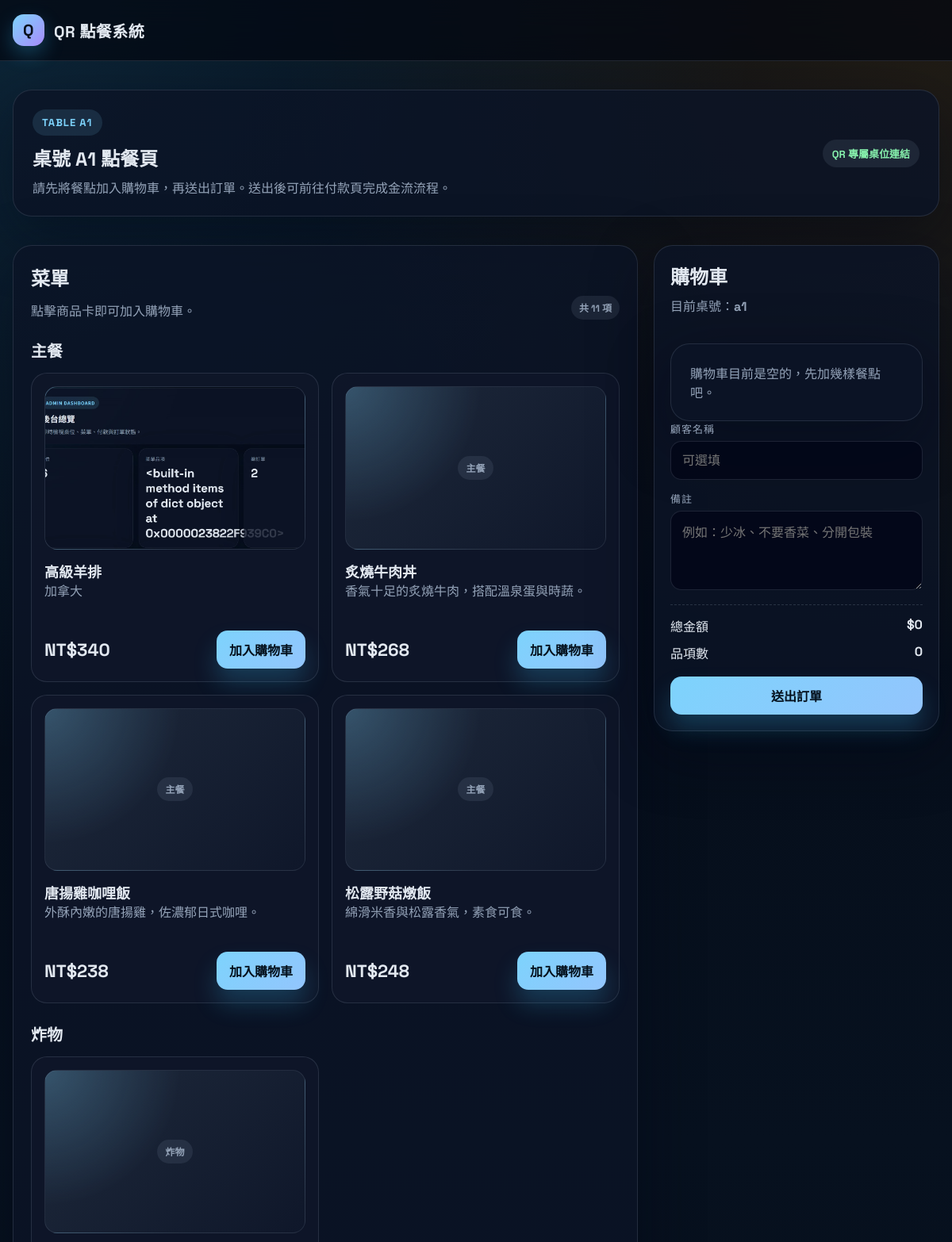
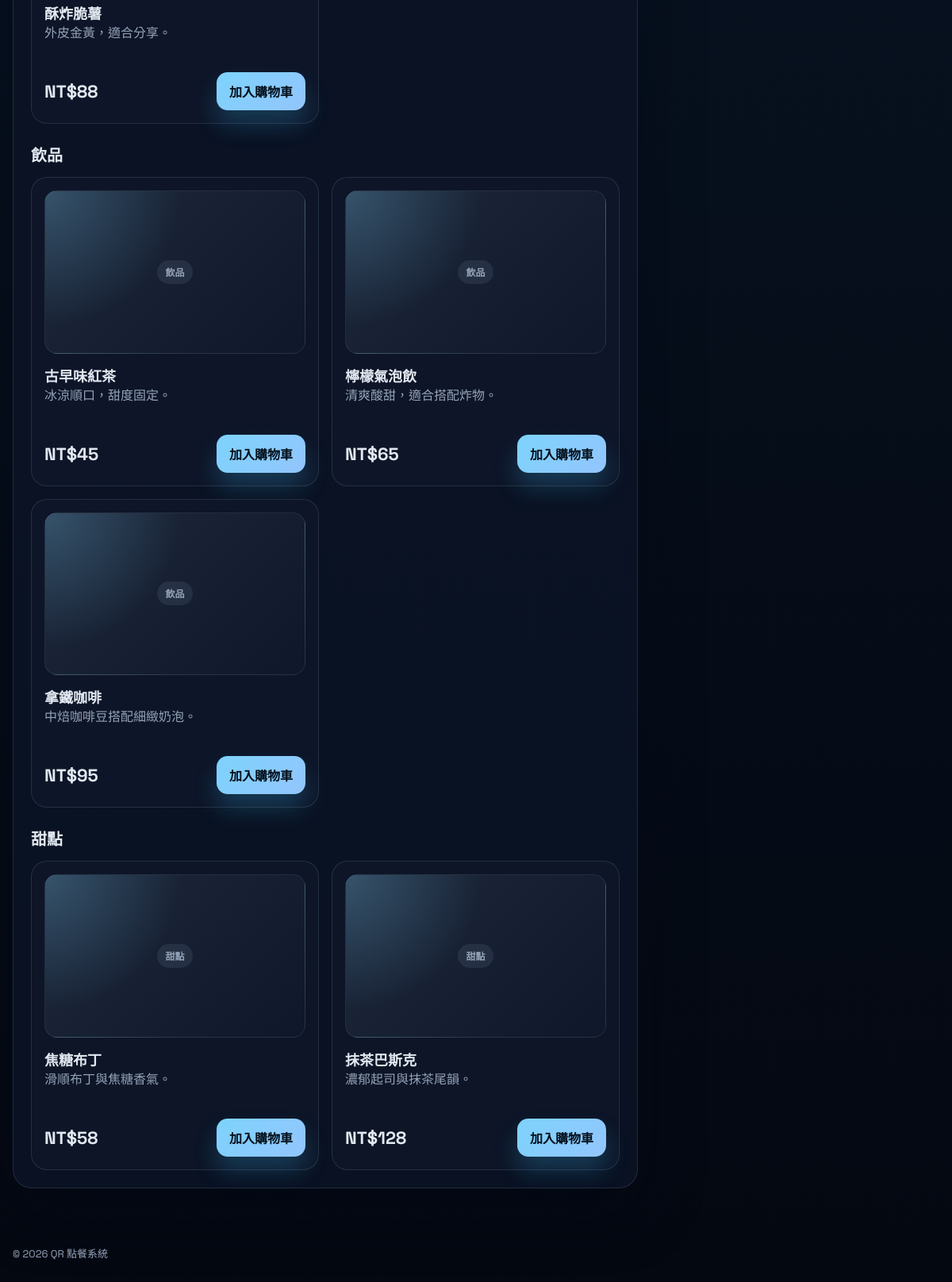
The page /t/a1 on the database its author committed (2 pictures, top to bottom).
### tables this page shows
CREATE TABLE restaurant_tables (
                id         INTEGER PRIMARY KEY AUTOINCREMENT,
                name       TEXT    NOT NULL,
                slug       TEXT    NOT NULL UNIQUE,
                is_active  INTEGER NOT NULL DEFAULT 1,
                created_at TEXT    NOT NULL DEFAULT CURRENT_TIMESTAMP
            );

CREATE TABLE menu_items (
                id           INTEGER PRIMARY KEY AUTOINCREMENT,
                category_id  INTEGER,
                name         TEXT    NOT NULL,
                description  TEXT    NOT NULL DEFAULT '',
                price        INTEGER NOT NULL,
                image_url    TEXT    NOT NULL DEFAULT '',
                is_available INTEGER NOT NULL DEFAULT 1,
                sort_order   INTEGER NOT NULL DEFAULT 0,
                created_at   TEXT    NOT NULL DEFAULT CURRENT_TIMESTAMP,
                FOREIGN KEY (category_id) REFERENCES menu_categories(id) ON DELETE SET NULL
            );

CREATE TABLE menu_categories (
                id         INTEGER PRIMARY KEY AUTOINCREMENT,
                name       TEXT    NOT NULL,
                sort_order INTEGER NOT NULL DEFAULT 0
            );

### app.py (the view)
@app.route("/t/<slug>")
def table_page(slug):
    conn = db.get_db()
    table = db.get_table_by_slug(conn, slug)
    if not table or not table["is_active"]:
        conn.close()
        abort(404)
    menu_groups = db.grouped_menu_items(conn)
    conn.close()
    all_items = [item for g in menu_groups for item in g["menu_list"]]
    total_items = len(all_items)
    return render_template(
        "order/table.html",
        table=table,
        menu_groups=menu_groups,
        menu_items_json=json.dumps(all_items, ensure_ascii=False),
        total_items=total_items,
    )

### app.py (called while the page is built)
@app.template_global()
def money(value):
    return db.money(value)

@app.context_processor
def inject_globals():
    path = request.path
    is_customer = path.startswith("/t/") or path.startswith("/order/") or path.startswith("/payment/")
    return {
        "is_admin": is_admin_request(),
        "is_customer": is_customer,
        "current_year": datetime.now().year,
    }

### auth.py (called while the page is built)
def admin_password() -> str:
    return os.environ.get("ADMIN_PASSWORD", "admin123")

def admin_secret() -> str:
    return os.environ.get("ADMIN_SECRET", "change-this-secret")

def admin_token() -> str:
    return hmac.new(
        admin_secret().encode(),
        admin_password().encode(),
        hashlib.sha256
    ).hexdigest()

def is_admin_request() -> bool:
    cookie = request.cookies.get("admin_auth", "")
    return hmac.compare_digest(cookie, admin_token())

### db.py (called while the page is built)
def get_db() -> sqlite3.Connection:
    conn = sqlite3.connect(str(DB_PATH))
    conn.row_factory = sqlite3.Row
    conn.execute("PRAGMA journal_mode=WAL")
    conn.execute("PRAGMA foreign_keys=ON")
    return conn

def money(value: int) -> str:
    try:
        v = int(value or 0)
    except (TypeError, ValueError):
        v = 0
    return f"NT${v:,}"

def row_to_dict(row) -> dict:
    return dict(row) if row else None

def rows_to_list(rows) -> list:
    return [dict(r) for r in rows]

def get_all_menu_items(conn):
    return rows_to_list(conn.execute("""
        SELECT mi.*, mc.name AS category_name, mc.sort_order AS category_sort
        FROM menu_items mi
        LEFT JOIN menu_categories mc ON mc.id = mi.category_id
        ORDER BY COALESCE(mc.sort_order,999), COALESCE(mi.sort_order,999), mi.id
    """).fetchall())

def grouped_menu_items(conn) -> list:
    rows = get_all_menu_items(conn)
    groups = []
    seen = {}
    for row in rows:
        key = row["category_id"] or 0
        if key not in seen:
            g = {
                "id": row["category_id"],
                "name": row["category_name"] or "未分類",
                "sort_order": row["category_sort"] if row["category_sort"] is not None else 999,
                "menu_list": []
            }
            seen[key] = g
            groups.append(g)
        seen[key]["menu_list"].append(row)
    return groups

def get_table_by_slug(conn, slug: str):
    return row_to_dict(conn.execute("SELECT * FROM restaurant_tables WHERE slug=? LIMIT 1", (slug,)).fetchone())

### templates/order/table.html (shortened to what this page needs)
{% extends "base.html" %}
{% block content %}
<section class="hero">
  <div class="container banner">
    <div>
      <div class="eyebrow">Table {{ table.name }}</div>
      <div class="big" style="margin-top:10px">桌號 {{ table.name }} 點餐頁</div>
      <div class="muted" style="margin-top:8px">請先將餐點加入購物車，再送出訂單。送出後可前往付款頁完成金流流程。</div>
    </div>
    <div class="status-pill status-ready">QR 專屬桌位連結</div>
  </div>
</section>
<section class="container grid menu-grid" data-order-page data-table-slug="{{ table.slug }}">
  <div class="panel">
    <div class="toolbar" style="justify-content:space-between;align-items:flex-end;margin-bottom:12px">
      <div>
        <h2>菜單</h2>
        <div class="muted">點擊商品卡即可加入購物車。</div>
      </div>
      <div class="badge">共 {{ total_items }} 項</div>
    </div>
    {% for group in menu_groups %}
    {% if group.menu_list %}
    <div class="category">
      <h3>{{ group.name }}</h3>
      <div class="menu-list">
        {% for item in group.menu_list %}
        {% if item.is_available %}
        <article class="menu-item">
          <div class="menu-media">
            {% if item.image_url %}
            <img src="{{ item.image_url }}" alt="{{ item.name }}" />
            {% else %}
            <div class="badge">{{ item.category_name or 'MENU' }}</div>
            {% endif %}
          </div>
          <div>
            <h4>{{ item.name }}</h4>
            <p>{{ item.description }}</p>
          </div>
          <div class="menu-item-footer">
            <div class="price">{{ money(item.price) }}</div>
            <button type="button" class="btn" data-add-to-cart data-id="{{ item.id }}">加入購物車</button>
          </div>
        </article>
        {% endif %}
        {% endfor %}
      </div>
    </div>
    {% endif %}
    {% endfor %}
  </div>
  <aside class="drawer">
    <h2>購物車</h2>
    <div class="muted">目前桌號：<strong>{{ table.slug }}</strong></div>
    <div class="empty" data-cart-empty>購物車目前是空的，先加幾樣餐點吧。</div>
    <form data-checkout-form>
      <div class="field">
        <label for="customer_name">顧客名稱</label>
        <input id="customer_name" name="customer_name" placeholder="可選填" />
      </div>
      <div class="field">
        <label for="note">備註</label>
        <textarea id="note" name="note" placeholder="例如：少冰、不要香菜、分開包裝"></textarea>
      </div>
      <div class="summary">
        <div class="summary-row">
          <span>總金額</span>
          <strong data-cart-total>NT$0</strong>
        </div>
        <div class="summary-row">
          <span>品項數</span>
          <strong data-cart-count>0</strong>
        </div>
      </div>
      <button type="submit" class="btn" data-submit-order disabled style="width:100%">送出訂單</button>
    </form>
  </aside>
</section>
{% endblock %}

### templates/base.html (shortened to what this page needs)
<!DOCTYPE html>
<html lang="zh-TW">
<head>
  <link rel="stylesheet" href="/static/styles.css" />
</head>
<body>
<div class="shell">
  <header class="topbar">
    <div class="container topbar-inner">
      <a class="brand" href="/">
        <span class="brand-mark">Q</span>
        <span>QR 點餐系統</span>
      </a>
    </div>
  </header>
  <main>{% block content %}{% endblock %}</main>
  <footer class="container foot">
    <div>© {{ current_year }} QR 點餐系統</div>
  </footer>
</div>
</body>
</html>

### rows shown on the page
restaurant_tables: name "A1", slug "a1"
menu_items: name "主餐", image_url (picture), name "高級羊排", description "加拿大", price "NT$340"
menu_items: name "主餐", name "炙燒牛肉丼", description "香氣十足的炙燒牛肉，搭配溫泉蛋與時蔬。", price "NT$268"
menu_items: name "主餐", name "唐揚雞咖哩飯", description "外酥內嫩的唐揚雞，佐濃郁日式咖哩。", price "NT$238"
menu_items: name "主餐", name "松露野菇燉飯", description "綿滑米香與松露香氣，素食可食。", price "NT$248"
menu_items: name "炸物", name "酥炸脆薯", description "外皮金黃，適合分享。", price "NT$88"
menu_items: name "飲品", name "古早味紅茶", description "冰涼順口，甜度固定。", price "NT$45"
menu_items: name "飲品", name "檸檬氣泡飲", description "清爽酸甜，適合搭配炸物。", price "NT$65"
menu_items: name "飲品", name "拿鐵咖啡", description "中焙咖啡豆搭配細緻奶泡。", price "NT$95"
menu_items: name "甜點", name "焦糖布丁", description "滑順布丁與焦糖香氣。", price "NT$58"
menu_items: name "甜點", name "抹茶巴斯克", description "濃郁起司與抹茶尾韻。", price "NT$128"

### other values the page prints
{{ total_items }} "11"
